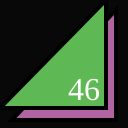
Frame 1 (no input)
Frame 60 (no input): identical to frame 1, image omitted
Frame 120 (the mouse pressed at the canvas centre since frame 60): identical to frame 1, image omitted

The p5.js sketch that drew this single still picture (run headless with seeded random() and noise() and a simulated clock; from frame 60 on, the mouse is pressed at the canvas centre):

// p5.js sketch
// ── sketch.js
function setup() {
  createCanvas(128,128);
}

function draw() {
  background(8);
  strokeWeight(4);
  fill(178, 100, 162);
  triangle(12,120,116,120,116,10);
  fill(94, 185, 84);
  triangle(0,108,106,108,106,0);
  fill(255);
  textSize(32);
  textFont("serif");
  text("46", 68, 100);
}
